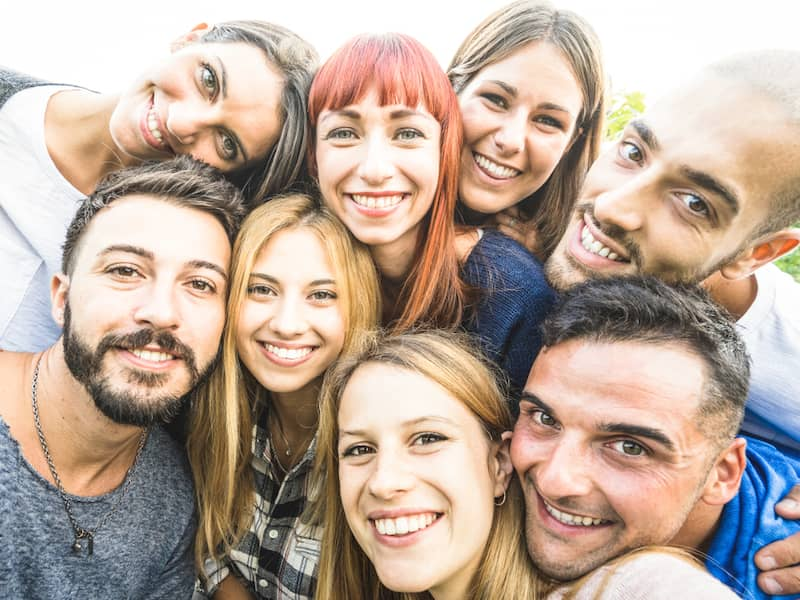
#> input picture Tutorials/images/people2.jpg, 800 x 600 px
$ jupyter execute Face_detection.ipynb   (text cells are left out)
#> lines starting #> are read from the running program, lines starting #| are printed output that depends on the picture; after the words box and inside, x2 and y2 are one past the last pixel; in counts of white or black regions, pixels touching at a corner belong together; pictures that were not available may be replaced by others from this repository, and a replacement may not be noted
[cell 1]
import cv2 as cv    #import the openCV library

[cell 2]
image = cv.imread('images/people2.jpg')    # read the image
#> image is the input picture: shape (600, 800, 3); mean B, G, R 154, 167.8, 187
cv.imshow(winname='original', mat=image)   # show the image
cv.waitKey(0)

[cell 3]
height, width, depth = image.shape
#> height = 600; width = 800; depth = 3
print(f'Resolution is {height} X {width} with {depth} color channels')
#| Resolution is 600 X 800 with 3 color channels

[cell 4]
scale_factor = 0.75     # set the scale factor
if scale_factor == 1:
    image_scalled = image
else:
    image_scalled = cv.resize(image,                                                   # source image
                            (int(width * scale_factor), int(height * scale_factor)),  # target resolution
                            interpolation=cv.INTER_AREA)                              # interpolation used
cv.imshow(winname='Scalled', mat=image_scalled)   # show the image
cv.waitKey(0)

[cell 5]
image_grey = cv.cvtColor(image_scalled,cv.COLOR_BGR2GRAY)      # converting into a grey scale
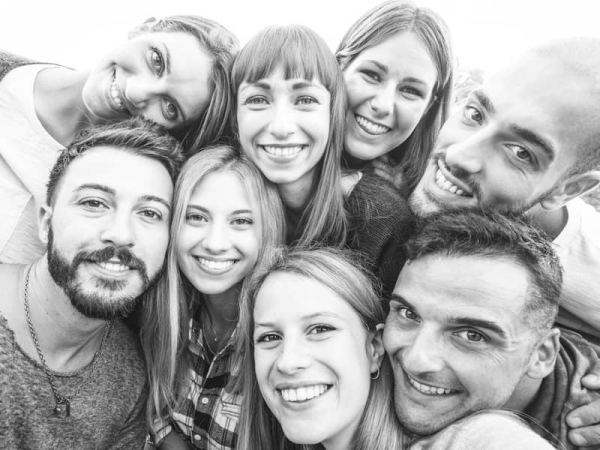
#> image_grey: shape (450, 600); min 14, max 255, mean 171.9
cv.imshow(winname='Greyscaled', mat=image_grey)   # show the image
cv.waitKey(0)

#print the image resolution
height, width = image_grey.shape
#> height = 450; width = 600
print(f'Resolution is {height} X {width}')
#| Resolution is 450 X 600

[cell 6]
## 4.1. Load the classifier
face_detector = cv.CascadeClassifier(cv.data.haarcascades + "haarcascade_frontalface_default.xml")

[cell 7]
# 4.2. Detect faces
face_detected = face_detector.detectMultiScale(image_grey,
                                              scaleFactor = 1.1, # scale according to the face size (>=1)
                                              minNeighbors = 5,  # reduces False positives
                                              minSize = (10,10)) # min size of a face to be detected
#> face_detected = [[158, 174, 119, 119], [231, 275, 150, 150], [330, 35, 118, 118], [222, 54, 121, 121], [41, 150, 151, 151], [349, 257, 180, 180]]

print(face_detected)   # returns a list of [x, y, width, height] of the detected area
#| [[158 174 119 119]
#|  [231 275 150 150]
#|  [330  35 118 118]
#|  [222  54 121 121]
#|  [ 41 150 151 151]
#|  [349 257 180 180]]

[cell 8]
temp = None
temp = image_scalled.copy()   # duplicate the image
for x,y,w,h in face_detected:
    # determine point1 and point2
    top_left = (x,y)
    bottom_right = (x+h, y+w)
    image_marked = cv.rectangle(temp, pt1=top_left, pt2=bottom_right, color=(0,255,0),thickness=2) #draw rect
#> this loop made 6 passes
#> (x, y, w, h, bottom_right) on passes 1 to 6: (158, 174, 119, 119, (277, 293)), (231, 275, 150, 150, (381, 425)), (330, 35, 118, 118, (448, 153)), (222, 54, 121, 121, (343, 175)), (41, 150, 151, 151, (192, 301)), (349, 257, 180, 180, (529, 437))
#> pass 2, `image_marked = cv.rectangle(temp, pt1=top_left, pt2=bottom_right, colo..`:
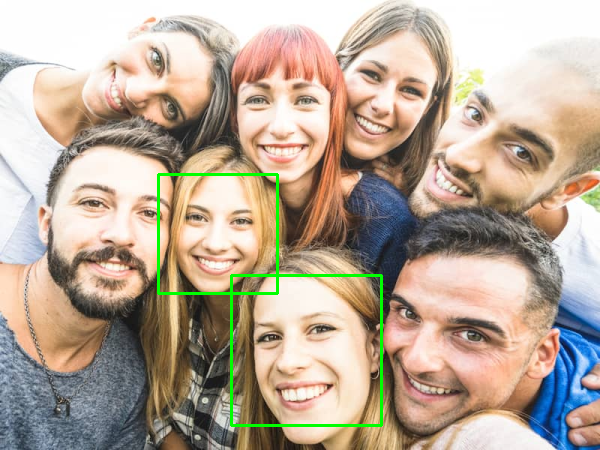
#> image_marked: shape (450, 600, 3); mean B, G, R 152.6, 169.1, 184.9
#> pass 3, `image_marked = cv.rectangle(temp, pt1=top_left, pt2=bottom_right, colo..`:
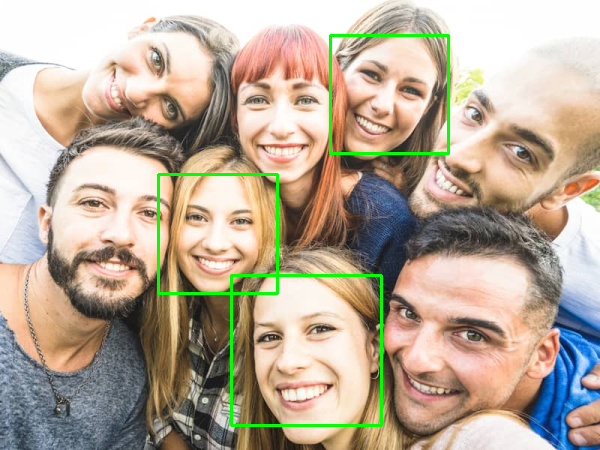
#> image_marked: shape (450, 600, 3); 0.52% of pixels changed, all inside (x1, y1, x2, y2) = (329, 34, 450, 155)
#> after the loop:
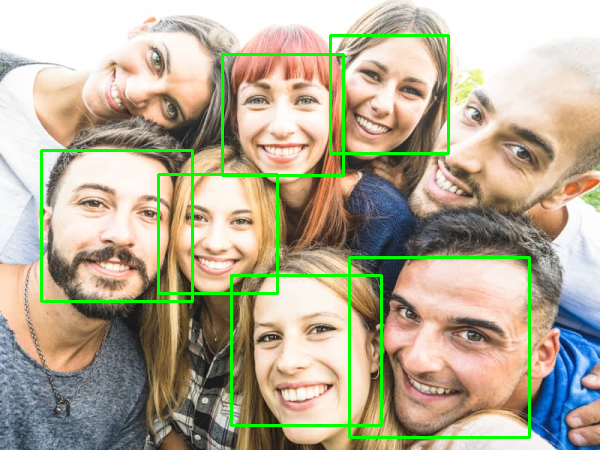
#> temp: shape (450, 600, 3); mean B, G, R 149.2, 171.4, 180.3
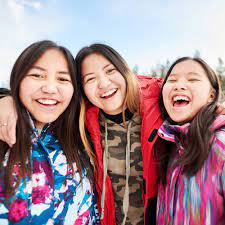
#> input picture Tutorials/images/people1.jpg, 225 x 225 px, given in place of sample_vid3.mp4, which was not available
#> in read_video, frame is the input picture: shape (225, 225, 3); mean B, G, R 140.9, 133.7, 162

cv.imshow('Face_detected', image_marked)
cv.waitKey(0)
cv.destroyAllWindows()

[cell 9]
import cv2 as cv
def face_detect(frame, scale, face_detector):
    '''
    Input : Frame
    output: Frame with face detected
    '''
#> called with scale = 0.75
    height, width, channel = frame.shape
#> height = 225; width = 225; channel = 3
    if scale == 1:
        frame_scalled = frame
    else:
        frame_scalled = cv.resize(frame,                                                   # source image
                                (int(width * scale), int(height * scale)),  # target resolution
                                interpolation=cv.INTER_AREA
                        )
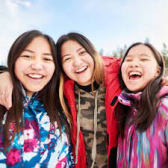
#> frame_scalled: shape (168, 168, 3); mean B, G, R 140.9, 133.7, 162
    frame_gr = cv.cvtColor(frame_scalled, cv.COLOR_BGR2GRAY)
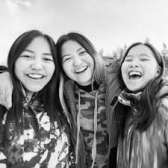
#> frame_gr: shape (168, 168); min 1, max 253, mean 143

    face_detected = face_detector.detectMultiScale(frame_gr)
#> face_detected = [[11, 39, 50, 50], [57, 40, 41, 41], [116, 44, 42, 42]]
    number_of_faces = len(face_detected)
#> number_of_faces = 3
    count = number_of_faces
#> count = 3
    if count:
        for x,y,w,h in face_detected:
            cv.rectangle(img=frame_scalled,
                         pt1=(x,y), pt2=(x+h,y+h),
                         color=(255,0,255),
                         thickness=2)
            cv.putText(img=frame_scalled,
                       text=f'Face {count}',
                       org=(x,y),
                       fontFace=cv.FONT_HERSHEY_PLAIN,
                       fontScale=1,
                       color=(0,255),
                       thickness=1)
            count-=1
#> this loop made 3 passes
#> (x, y, w, h, count) on passes 1 to 3: (11, 39, 50, 50, 2), (57, 40, 41, 41, 1), (116, 44, 42, 42, 0)
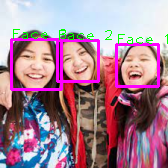
#> frame_scalled: shape (168, 168, 3); 6.37% of pixels changed, all inside (x1, y1, x2, y2) = (10, 29, 168, 91)
#> after the loop, count = 0

    cv.putText(img=frame_scalled,
               text=f'Face Count = {number_of_faces}',
               org=(50,50),
               fontFace=cv.FONT_HERSHEY_PLAIN,
               fontScale=2,
               color=(0,255,255),
               thickness=2)
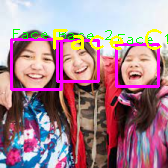
#> frame_scalled: shape (168, 168, 3); 1.88% of pixels changed, all inside (x1, y1, x2, y2) = (53, 29, 168, 50)
    return frame_scalled

def read_video(file, scale):
    capture = cv.VideoCapture(file)
    face_detector = cv.CascadeClassifier(cv.data.haarcascades + "haarcascade_frontalface_default.xml")
    while True:
        isTrue, frame = capture.read()
        frame_org = frame.copy()
        frame_marked = face_detect(frame, scale, face_detector)
        cv.imshow(winname='Original', mat=frame_org)
        cv.imshow(winname='Face Detected', mat=frame_marked)
        if cv.waitKey(20) & 0xFF == ord('d'):        # stop the video is the key 'd' is pressed (you can change as per your choice)
#> (key Esc is pressed here)
            break
    capture.release()
    cv.destroyAllWindows()
